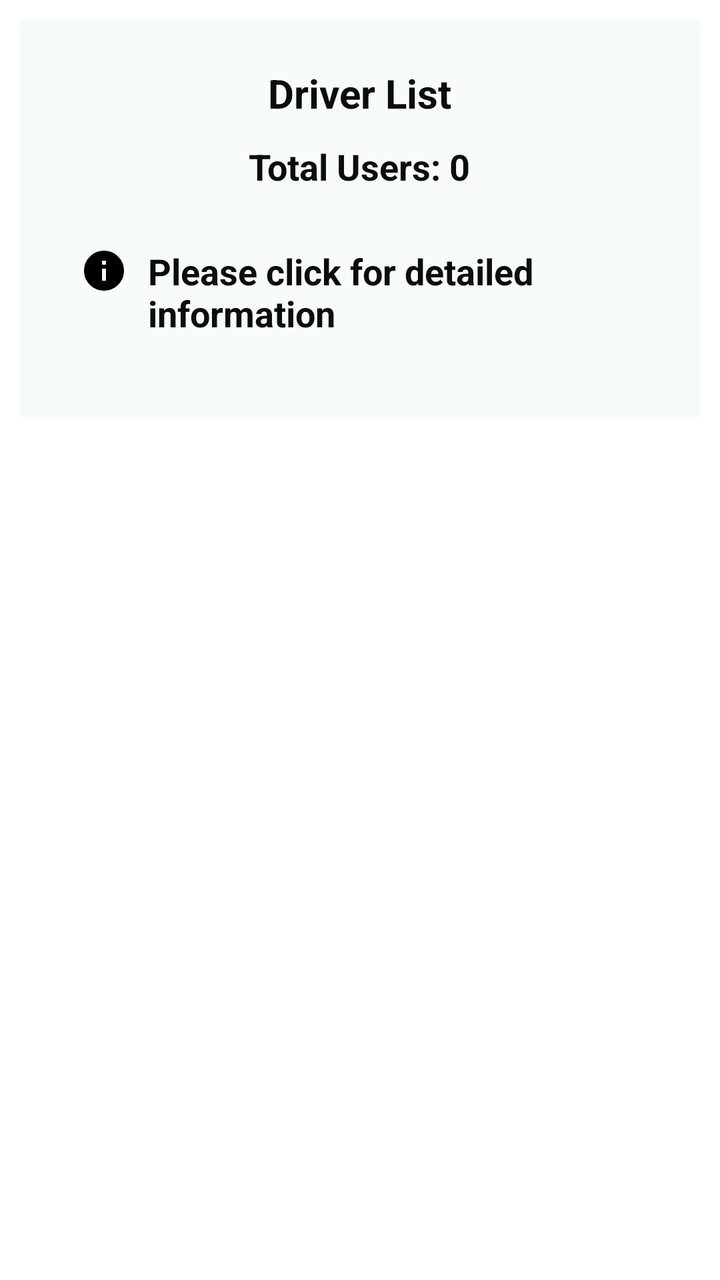
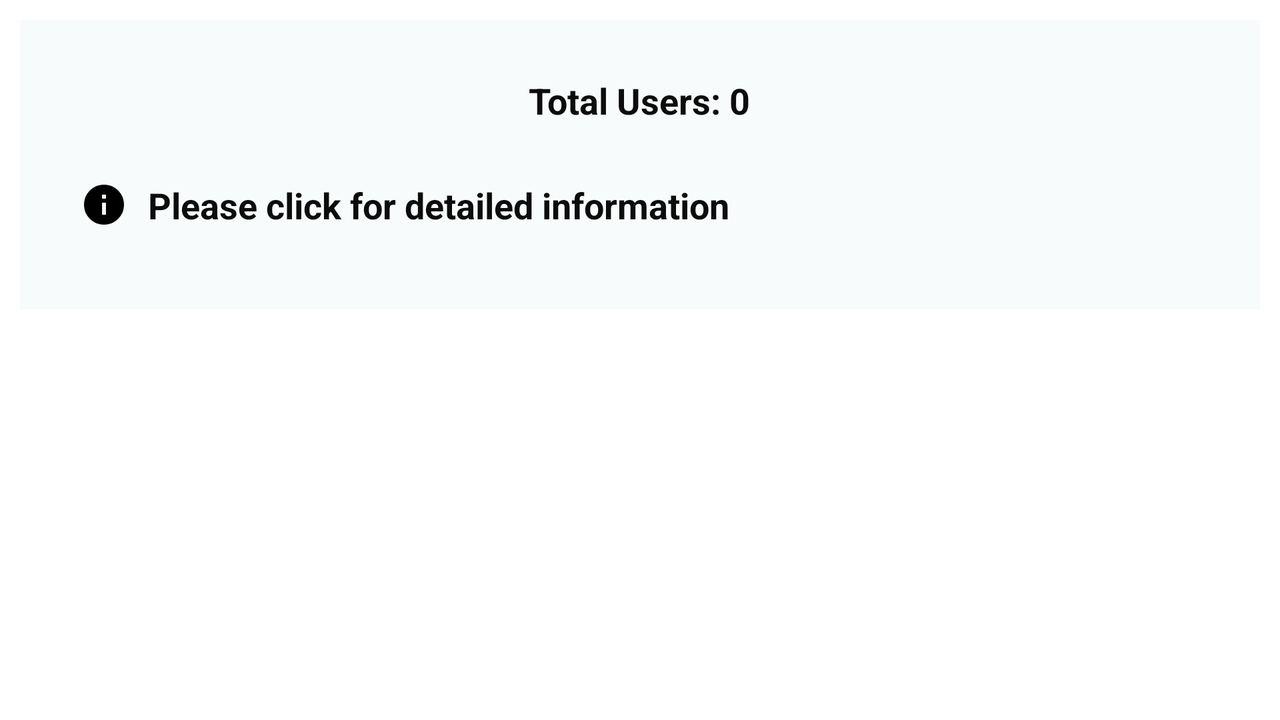

First picture: res/layout/ on a phone held upright. Second picture: the repository's own variant of that layout, on a device whose configuration matches the variant's folder. Source for both follows.
<!-- AndroidManifest.xml: application theme Theme.BGCTUB_Transport_Tracker_App_Information -->
<!-- res/layout/driver_users_fragment.xml -->
<?xml version="1.0" encoding="utf-8"?>
<RelativeLayout xmlns:android="http://schemas.android.com/apk/res/android"
    xmlns:tools="http://schemas.android.com/tools"
    android:layout_width="match_parent"
    android:layout_height="match_parent"
    android:background="#FFFFFF"
    tools:context=".ui.driver.DriverUsersFragment">


    <LinearLayout
        android:id="@+id/linearLayout1"
        android:layout_width="match_parent"
        android:layout_height="wrap_content"
        android:layout_margin="10dp"
        android:background="#F8FBFB"
        android:gravity="center"
        android:orientation="vertical"
        android:padding="15dp">

        

        <LinearLayout
            android:layout_width="match_parent"
            android:layout_height="match_parent"
            android:gravity="center"
            android:orientation="vertical"
            android:padding="5dp">

            <TextView
                android:id="@+id/nav_transport_info"
                android:layout_width="wrap_content"
                android:layout_height="wrap_content"
                android:layout_marginHorizontal="10dp"
                android:padding="3dp"
                android:text="Driver List"
                android:textColor="#0C0C0C"
                android:textSize="20sp"
                android:textStyle="bold" />

            <TextView
                android:id="@+id/driver_users_count_textView"
                android:layout_width="wrap_content"
                android:layout_height="wrap_content"
                android:layout_marginTop="5dp"
                android:layout_marginHorizontal="10dp"
                android:padding="3dp"
                android:text="Total Users: 0"
                android:textColor="#0C0C0C"
                android:textSize="18sp"
                android:textStyle="bold" />

        </LinearLayout>

        
        <LinearLayout
            android:layout_width="match_parent"
            android:layout_height="wrap_content"
            android:layout_marginTop="15dp"
            android:gravity="left"
            android:orientation="horizontal"
            android:padding="5dp">

            <ImageView
                android:layout_width="wrap_content"
                android:layout_height="wrap_content"
                android:layout_marginHorizontal="10dp"
                android:src="@drawable/ic_action_info" />

            <TextView
                android:layout_width="wrap_content"
                android:layout_height="wrap_content"
                android:text="Please click for detailed information"
                android:textColor="#0c0c0c"
                android:textSize="18sp"
                android:textStyle="bold" />

        </LinearLayout>


        <ListView
            android:id="@+id/busListView"
            android:layout_width="match_parent"
            android:layout_height="match_parent"
            android:layout_marginHorizontal="10dp"
            android:layout_marginTop="20dp"
            android:background="#FFFFFF"
            android:clickable="true"
            android:focusable="true" />

    </LinearLayout>



</RelativeLayout>
<!-- resources referenced by this layout -->
<resources>
  <!-- drawable ic_action_info: png bitmap (drawable-hdpi, 554 bytes) -->
  <style name="Theme.BGCTUB_Transport_Tracker_App_Information" parent="Theme.MaterialComponents.DayNight.DarkActionBar">
          
          <item name="colorPrimary">@color/black</item>
          <item name="colorPrimaryVariant">@color/purple_700</item>
          <item name="colorOnPrimary">@color/white</item>
          
          <item name="colorSecondary">@color/teal_200</item>
          <item name="colorSecondaryVariant">@color/teal_700</item>
          <item name="colorOnSecondary">@color/black</item>
          
          <item name="android:statusBarColor" tools:targetApi="l">?attr/colorPrimaryVariant</item>
          
      </style>
  <color name="black">#0C0C0C</color>
  <color name="purple_700">#FF3700B3</color>
  <color name="white">#F8FBFB</color>
  <color name="teal_200">#FF03DAC5</color>
  <color name="teal_700">#FF018786</color>
</resources>
<!-- res/layout-land/driver_users_fragment.xml (the repository's variant of the layout above) -->
<!-- drawn on the phone turned sideways -->
<?xml version="1.0" encoding="utf-8"?>
<RelativeLayout xmlns:android="http://schemas.android.com/apk/res/android"
    xmlns:tools="http://schemas.android.com/tools"
    android:layout_width="match_parent"
    android:layout_height="match_parent"
    android:background="#FFFFFF"
    tools:context=".ui.driver.DriverUsersFragment">


    <LinearLayout
        android:id="@+id/linearLayout1"
        android:layout_width="match_parent"
        android:layout_height="wrap_content"
        android:layout_margin="10dp"
        android:background="#F8FBFB"
        android:gravity="center"
        android:orientation="vertical"
        android:padding="15dp">

        

        <LinearLayout
            android:layout_width="match_parent"
            android:layout_height="match_parent"
            android:gravity="center"
            android:orientation="vertical"
            android:padding="5dp">


            <TextView
                android:id="@+id/driver_users_count_textView"
                android:layout_width="wrap_content"
                android:layout_height="wrap_content"
                android:layout_marginTop="5dp"
                android:layout_marginHorizontal="10dp"
                android:padding="3dp"
                android:text="Total Users: 0"
                android:textColor="#0C0C0C"
                android:textSize="18sp"
                android:textStyle="bold" />

        </LinearLayout>

        
        <LinearLayout
            android:layout_width="match_parent"
            android:layout_height="wrap_content"
            android:layout_marginTop="15dp"
            android:gravity="left"
            android:orientation="horizontal"
            android:padding="5dp">

            <ImageView
                android:layout_width="wrap_content"
                android:layout_height="wrap_content"
                android:layout_marginHorizontal="10dp"
                android:src="@drawable/ic_action_info" />

            <TextView
                android:layout_width="wrap_content"
                android:layout_height="wrap_content"
                android:text="Please click for detailed information"
                android:textColor="#0c0c0c"
                android:textSize="18sp"
                android:textStyle="bold" />

        </LinearLayout>


        <ListView
            android:id="@+id/busListView"
            android:layout_width="match_parent"
            android:layout_height="match_parent"
            android:layout_marginHorizontal="15dp"
            android:layout_marginTop="20dp"
            android:background="#FFFFFF"
            android:clickable="true"
            android:focusable="true" />

    </LinearLayout>



</RelativeLayout>
